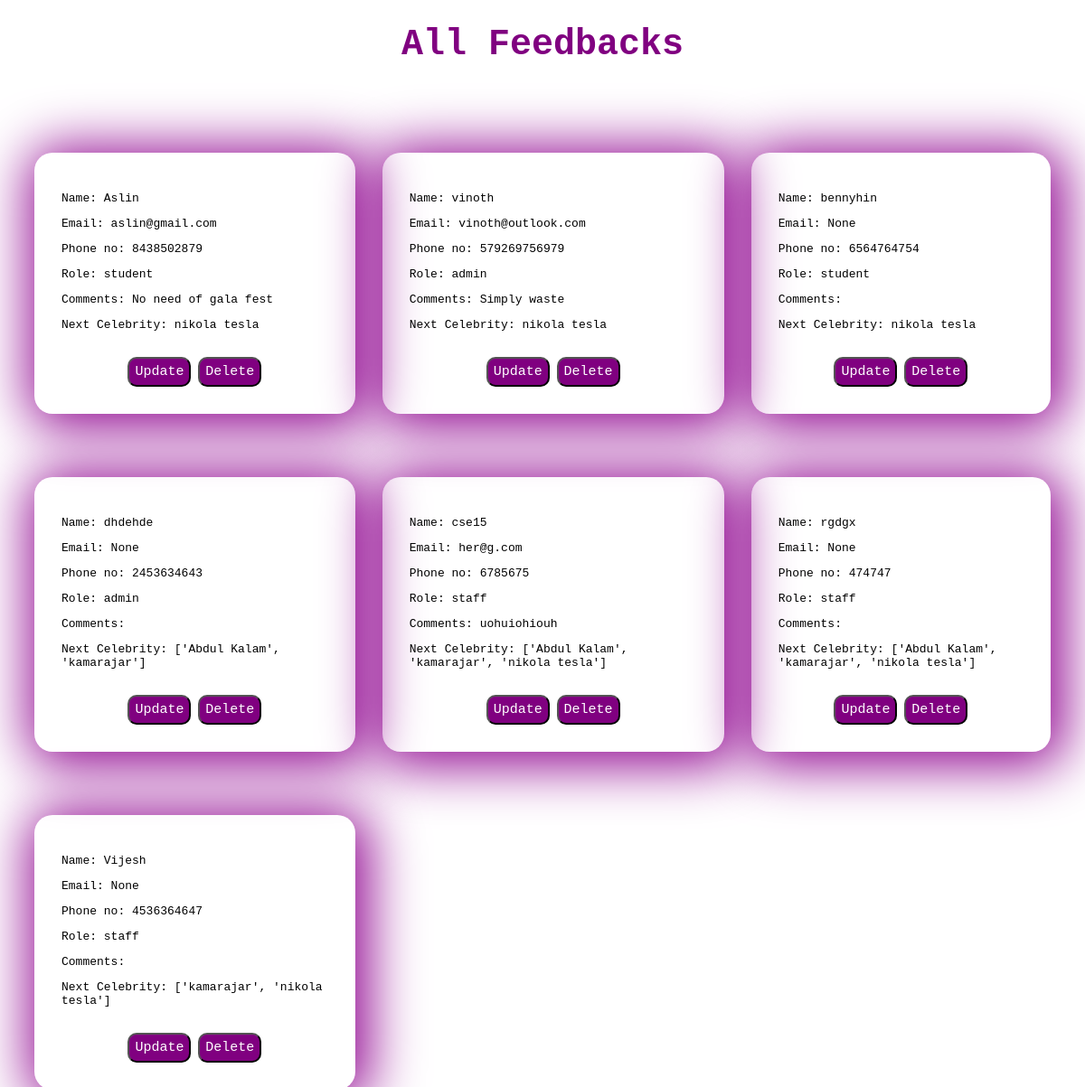
The app's page /read/ with its own data.
### crud_app/models.py (models this page shows)
class Register(models.Model):
    username = models.TextField(max_length=100)
    email = models.EmailField(null=True, blank=True)  # Allow null values
    phone = models.PositiveIntegerField()
    role = models.TextField()
    comments = models.TextField(null=True, blank=True, max_length=1000)  # Allow null values
    celebrities = models.TextField()

### crud_app/views.py (the view)
# urls.py: path('read/', views.read, name='read'),
def read(request):
    registrations=Register.objects.all()
    return render(request,'read.html',{'registrations': registrations})

### crud_app/templates/read.html (shortened to what this page needs)
<!DOCTYPE html>
<html>
<head>
</head>
<body>
    <h1>All Feedbacks</h1>
    <section>
        {% for registration in registrations %}
    <div id="div">
        <div id="container">
        <p>Name: {{ registration.username }}</p>
        <p>Email: {{ registration.email }}</p>
        <p>Phone no: {{ registration.phone }}</p>
        <p>Role: {{ registration.role }}</p>
        <p>Comments: {{ registration.comments }}</p>
        <p>Next Celebrity: {{ registration.celebrities }}</p>
        </div>
        <br>
        <button ><a href="{% url 'update_record' registration.id %}">Update</a></button>
        <button onclick="deleteRecord('{{ registration.id }}')">Delete</button>
    </div>
    {% endfor %}
    </section>
</body>
</html>

### crud_app/templates/read.html (style rules this page uses)
h1 { text-align: center; color: purple; font-size: 40px; }
section { display:grid; grid-template-columns: auto auto auto; padding: 30px; gap: 30px; }
#div { margin-top: 40px; padding: 30px; box-shadow: 5px 5px 60px 10px rgb(144, 5, 144); border-radius: 20px; text-align: center; }
#container { text-align:left; }
a { text-decoration: none; color: white; }
button { padding: 6px; border-radius: 10px; background-color: purple; color: white; font-size: 15px; cursor: pointer; width: 70px; }
* { font-family: monospace; }

### records on screen
Register: username "Aslin", email "aslin@gmail.com", phone "8438502879", role "student", comments "No need of gala fest", celebrities "nikola tesla"
Register: username "vinoth", email "vinoth@outlook.com", phone "579269756979", role "admin", comments "Simply waste", celebrities "nikola tesla"
Register: username "bennyhin", email "None", phone "6564764754", role "student", celebrities "nikola tesla"
Register: username "dhdehde", email "None", phone "2453634643", role "admin", celebrities "['Abdul Kalam', 'kamarajar']"
Register: username "cse15", email "her@g.com", phone "6785675", role "staff", comments "uohuiohiouh", celebrities "['Abdul Kalam', 'kamarajar', 'nikola tesla']"
Register: username "rgdgx", email "None", phone "474747", role "staff", celebrities "['Abdul Kalam', 'kamarajar', 'nikola tesla']"
Register: username "Vijesh", email "None", phone "4536364647", role "staff", celebrities "['kamarajar', 'nikola tesla']"
